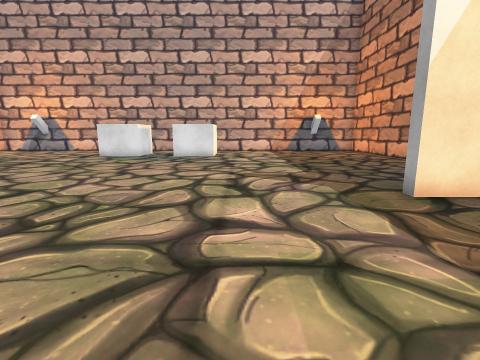
view 1 (above)

16 first-person views from a walk through a scene from a Unity 3-D project. The camera is 1.3 m above the floor, tilts 10° down and sees 85° across. The floor is counted in squares, 1 m on a side. Each view is taken from the middle of a square. On the plan, view 1 faces up. The plan holds only what a view shows up to about 13 squares ahead; the rest is blank. The place goes on beyond the plan. The player is left out. Some surface patterns are stand-ins.

view 2
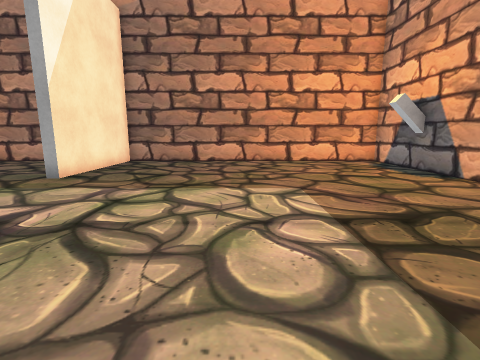

view 3
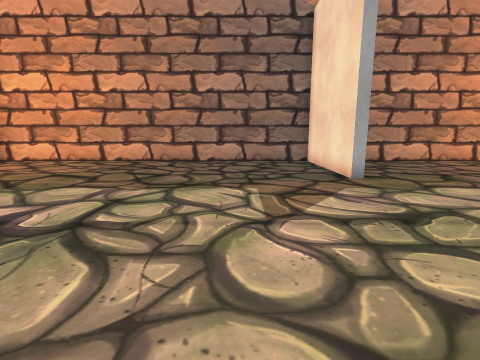

view 4
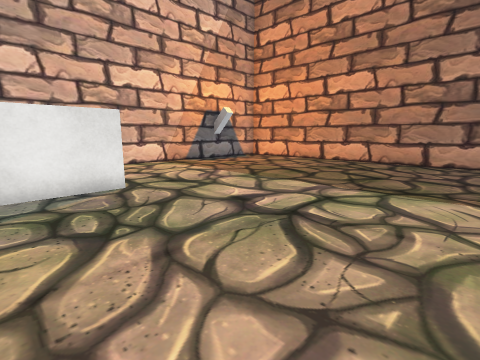

view 5
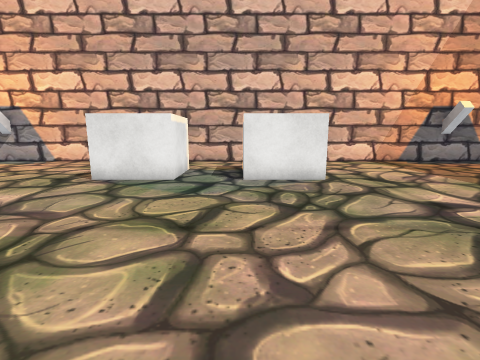

view 6
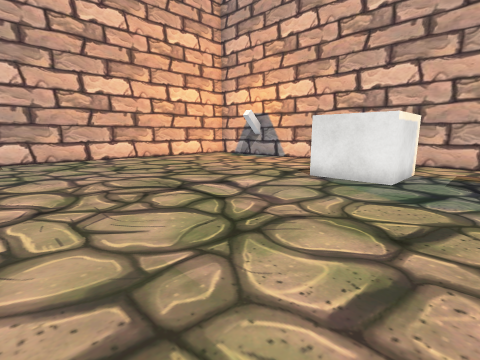

view 7
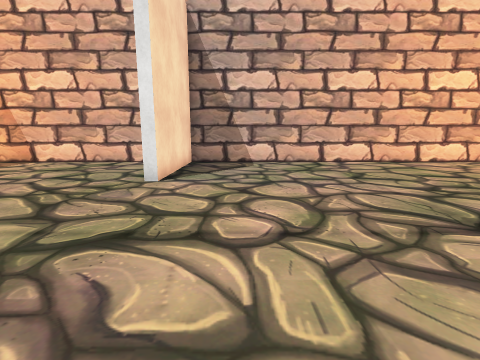

view 8
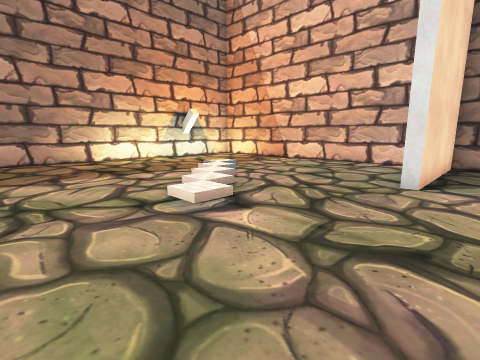

view 9
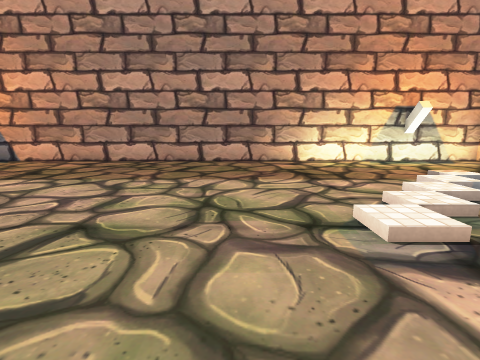

view 10
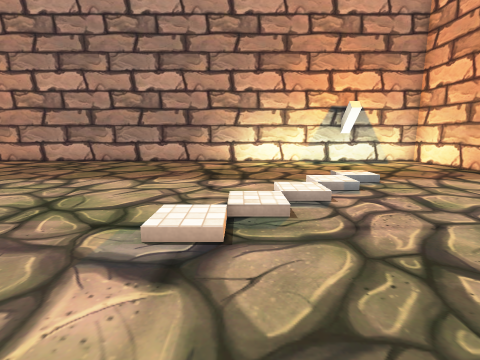

view 11
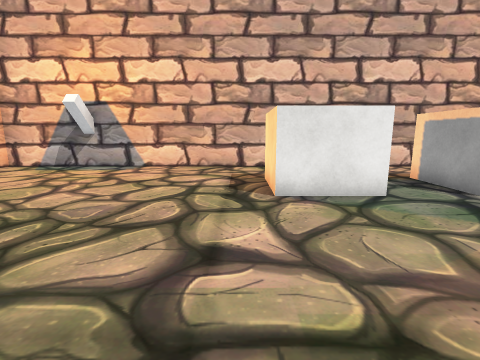

view 12
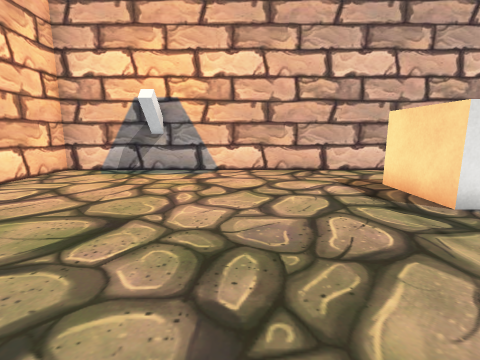

view 13
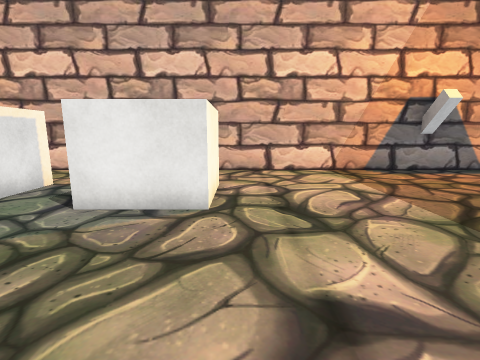

view 14
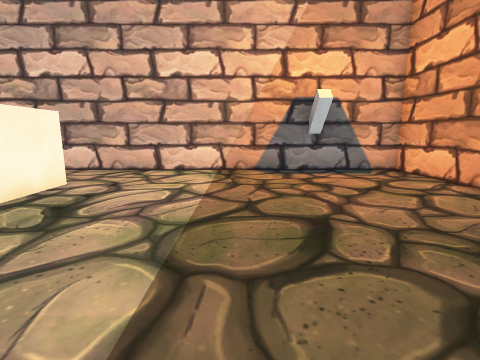

view 15
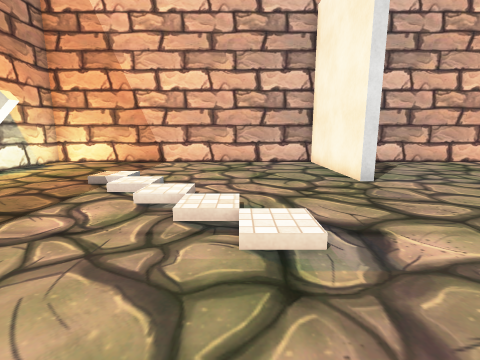

view 16
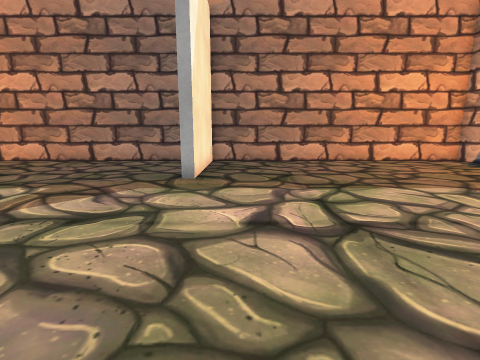

### Floor plan
Points are (right, up) in squares from view 1. A wall is a line through its corners. A room is listed if a view was taken in it or the views show most of it. See-through windows are left out.
Room 1 (views 1, 2, 3, 4, 5, 6, 7, 8, 9, 10, 11, 12, 13, 14, 15, 16)
walls: (-13.2, 5.7) (-13.2, 5.3) (-18.3, 5.3) (-18.3, -6.5) (8.7, -6.5) (8.7, 5.3) (3.6, 5.3) (3.6, 5.7) (8.7, 5.7) (8.7, 20.5) (-18.3, 20.5) (-18.3, 5.7) (-13.2, 5.7); (5.5, -6.6) (5.5, -6.1)
objects: other object (-8, 16) to (-8, 17); other object (-6, 16) to (-6, 17); other object (-4, 16) to (-4, 17); other object (-2, 16) to (-2, 17)

Positions as (right, up) in squares from view 1, and headings:
1: (0, 0), facing up
2: (-4, 0), facing right
3: (-4, 9), facing right
4: (-4, 9), facing up-right
5: (-4, 8), facing up
6: (-4, 8), facing up-left
7: (-6, 8), facing left
8: (-6, 7), facing down-left
9: (-7, 6), facing down
10: (-10, 6), facing down
11: (-9, 10), facing up
12: (-12, 11), facing up
13: (-1, 11), facing up
14: (3, 11), facing up
15: (-6, 2), facing left
16: (-4, 4), facing right
